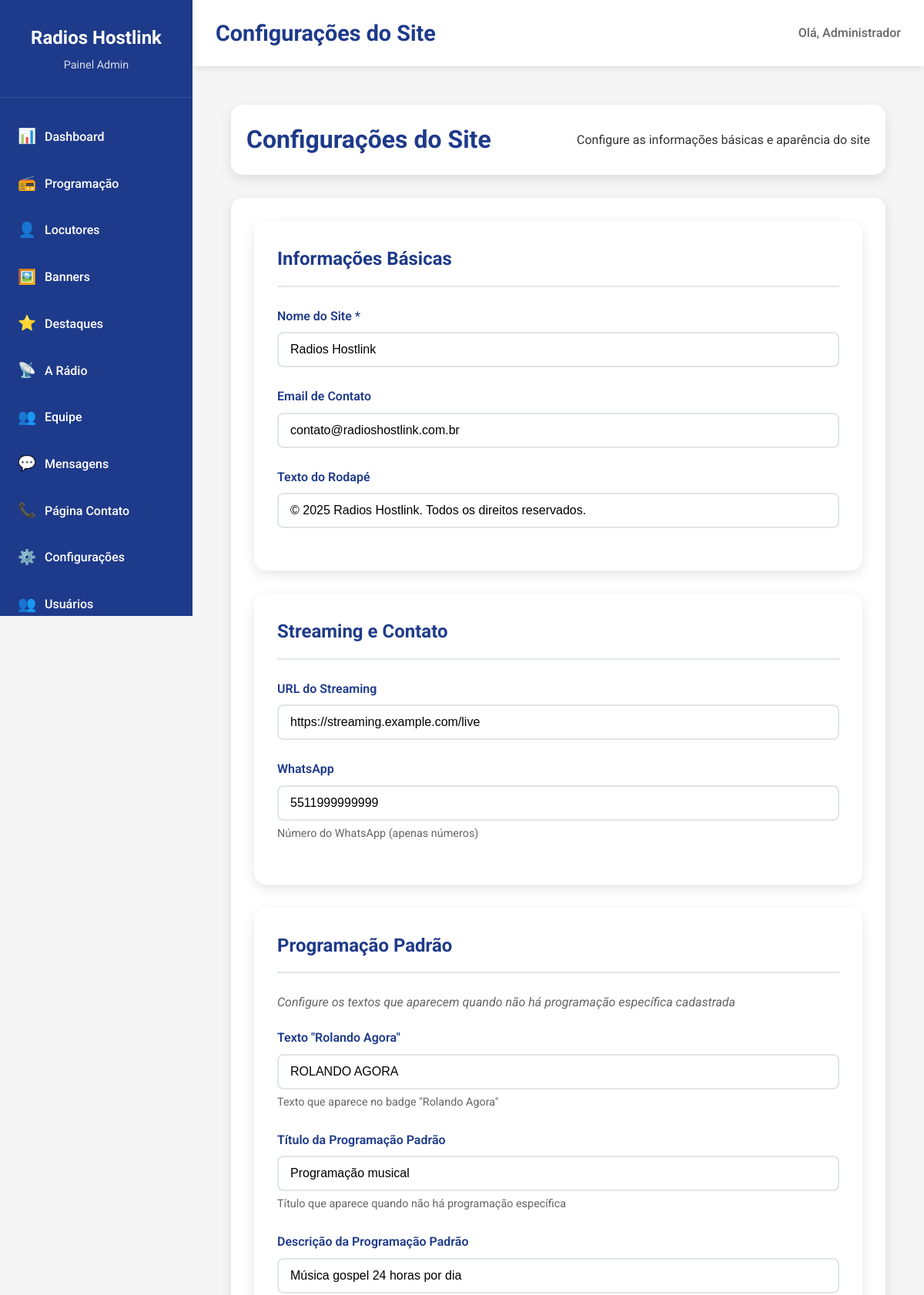
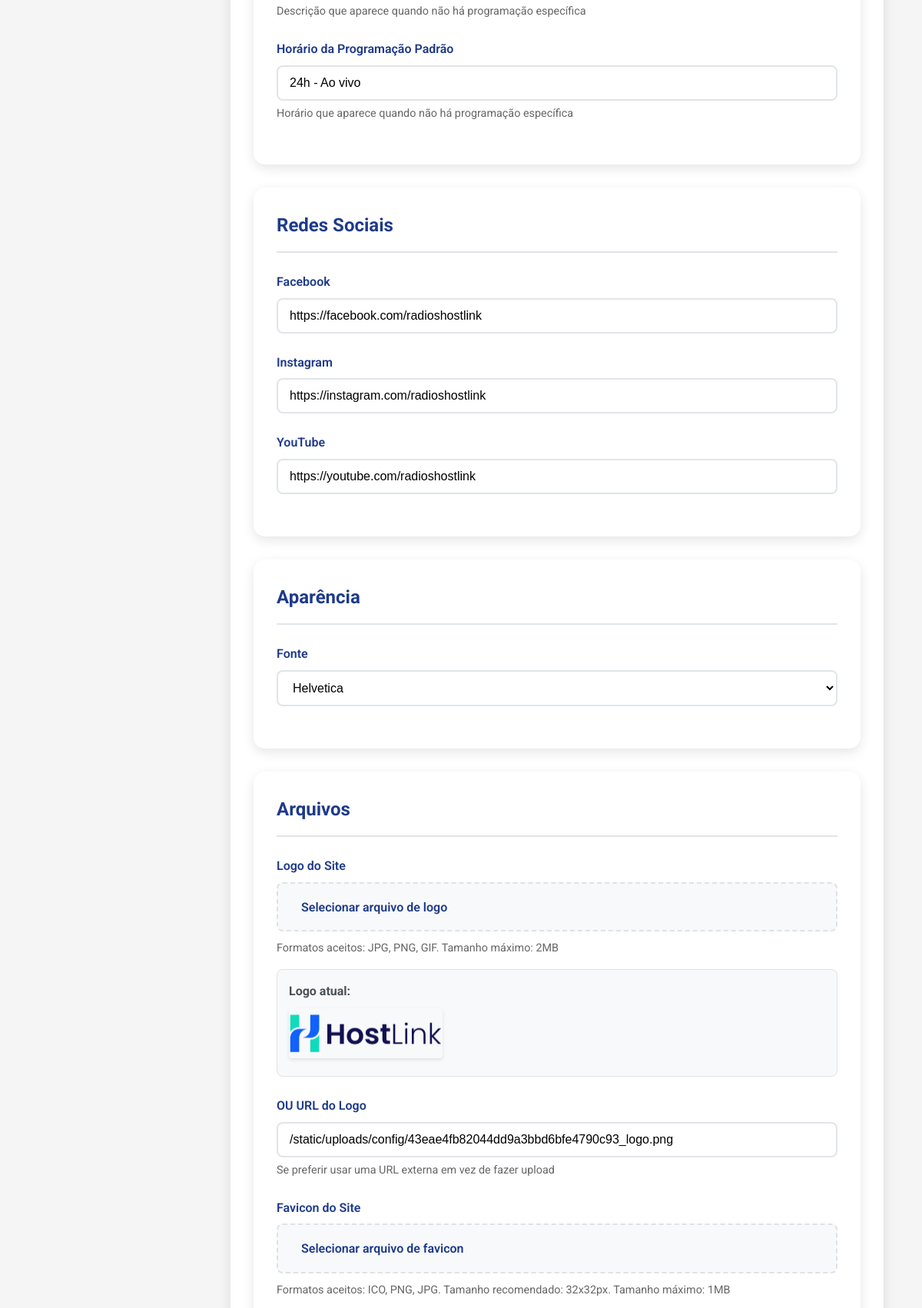
/admin/configuracoes (signed in, upper part), run on the app's committed database (2 pictures, top to bottom).
### app.py (models this page shows)
class Configuracao(db.Model):
    id = db.Column(db.Integer, primary_key=True)
    chave = db.Column(db.String(100), nullable=False)
    valor = db.Column(db.Text)
    criado_em = db.Column(db.DateTime, default=datetime.utcnow)

class Usuario(UserMixin, db.Model):
    id = db.Column(db.Integer, primary_key=True)
    nome = db.Column(db.String(100), nullable=False)
    email = db.Column(db.String(100), unique=True, nullable=False)
    senha = db.Column(db.String(255), nullable=False)
    nivel = db.Column(db.String(20), default='admin')
    criado_em = db.Column(db.DateTime, default=datetime.utcnow)

### app.py (the view, shortened to what this page needs)
@app.route('/admin/configuracoes', methods=['GET', 'POST'])
@login_required
def admin_configuracoes():
    config = get_site_config()
    return render_template('admin/configuracoes.html', config=config)

### app.py (called while the page is built)
@login_manager.user_loader
def load_user(user_id):
    return Usuario.query.get(int(user_id))

### templates/admin/configuracoes.html (shortened to what this page needs)
{% extends "admin/base.html" %}
{% block page_title %}Configurações do Site{% endblock %}
{% block content %}
<div class="configuracoes-admin">
    <div class="page-header">
        <h1>Configurações do Site</h1>
        <p>Configure as informações básicas e aparência do site</p>
    </div>
    <form method="POST" enctype="multipart/form-data" class="admin-form configuracoes-form">
        <div class="config-section">
            <h2>Informações Básicas</h2>
            <div class="form-group">
                <label for="nome_site">Nome do Site *</label>
                <input type="text" id="nome_site" name="nome_site" value="{{ config.nome_site }}" required>
            </div>
            <div class="form-group">
                <label for="email_contato">Email de Contato</label>
                <input type="email" id="email_contato" name="email_contato" value="{{ config.email_contato }}">
            </div>
            <div class="form-group">
                <label for="texto_rodape">Texto do Rodapé</label>
                <input type="text" id="texto_rodape" name="texto_rodape" value="{{ config.texto_rodape }}">
            </div>
        </div>
        <div class="config-section">
            <h2>Streaming e Contato</h2>
            <div class="form-group">
                <label for="url_streaming">URL do Streaming</label>
                <input type="url" id="url_streaming" name="url_streaming" value="{{ config.url_streaming }}"
                       placeholder="https://streaming.example.com/live">
            </div>
            <div class="form-group">
                <label for="whatsapp">WhatsApp</label>
                <input type="text" id="whatsapp" name="whatsapp" value="{{ config.whatsapp }}"
                       placeholder="5511999999999">
                <small>Número do WhatsApp (apenas números)</small>
            </div>
        </div>
        <div class="config-section">
            <h2>Programação Padrão</h2>
            <p class="section-description">Configure os textos que aparecem quando não há programação específica cadastrada</p>
            <div class="form-group">
                <label for="programacao_rolando_agora">Texto "Rolando Agora"</label>
                <input type="text" id="programacao_rolando_agora" name="programacao_rolando_agora"
                       value="{{ config.programacao_rolando_agora }}" placeholder="ROLANDO AGORA">
                <small>Texto que aparece no badge "Rolando Agora"</small>
            </div>
            <div class="form-group">
                <label for="programacao_padrao_titulo">Título da Programação Padrão</label>
                <input type="text" id="programacao_padrao_titulo" name="programacao_padrao_titulo"
                       value="{{ config.programacao_padrao_titulo }}" placeholder="Programação musical">
                <small>Título que aparece quando não há programação específica</small>
            </div>
            <div class="form-group">
                <label for="programacao_padrao_descricao">Descrição da Programação Padrão</label>
                <input type="text" id="programacao_padrao_descricao" name="programacao_padrao_descricao"
                       value="{{ config.programacao_padrao_descricao }}" placeholder="Música gospel 24 horas por dia">
                <small>Descrição que aparece quando não há programação específica</small>
            </div>
            <div class="form-group">
                <label for="programacao_padrao_horario">Horário da Programação Padrão</label>
                <input type="text" id="programacao_padrao_horario" name="programacao_padrao_horario"
                       value="{{ config.programacao_padrao_horario }}" placeholder="24h - Ao vivo">
                <small>Horário que aparece quando não há programação específica</small>
            </div>
        </div>
        <div class="config-section">
            <h2>Redes Sociais</h2>
            <div class="form-group">
                <label for="facebook">Facebook</label>
                <input type="url" id="facebook" name="facebook" value="{{ config.facebook }}"
                       placeholder="https://facebook.com/radioshostlink">
            </div>
            <div class="form-group">
                <label for="instagram">Instagram</label>
                <input type="url" id="instagram" name="instagram" value="{{ config.instagram }}"
                       placeholder="https://instagram.com/radioshostlink">
            </div>
            <div class="form-group">
                <label for="youtube">YouTube</label>
                <input type="url" id="youtube" name="youtube" value="{{ config.youtube }}"
                       placeholder="https://youtube.com/radioshostlink">
            </div>
        </div>
        <div class="config-section">
            <h2>Aparência</h2>
            <div class="form-group">
                <label for="fonte">Fonte</label>
                <select id="fonte" name="fonte">
                    <option value="Helvetica" {% if config.fonte == 'Helvetica' %}selected{% endif %}>Helvetica</option>
                </select>
            </div>
        </div>
        <div class="config-section">
            <h2>Arquivos</h2>
            <div class="form-group">
                <label for="logo_arquivo">Logo do Site</label>
                <div class="file-upload-container">
                    <label for="logo_arquivo" class="file-label">
                        <span>Selecionar arquivo de logo</span>
                    </label>
                </div>
                <small>Formatos aceitos: JPG, PNG, GIF. Tamanho máximo: 2MB</small>
                <div class="current-file" id="logo-current" style="display: none;">
                    <p><strong>Logo atual:</strong></p>
                    <img id="logo-preview" src="" alt="Logo atual" style="max-width: 200px; max-height: 100px;">
                </div>
            </div>
            <div class="form-group">
                <label for="logo_url">OU URL do Logo</label>
                <input type="text" id="logo_url" name="logo_url" value="{{ config.logo }}"
                       placeholder="https://exemplo.com/logo.png">
                <small>Se preferir usar uma URL externa em vez de fazer upload</small>
            </div>
            <div class="form-group">
                <label for="favicon_arquivo">Favicon do Site</label>
                <div class="file-upload-container">
                    <label for="favicon_arquivo" class="file-label">
                        <span>Selecionar arquivo de favicon</span>
                    </label>
                </div>
                <small>Formatos aceitos: ICO, PNG, JPG. Tamanho recomendado: 32x32px. Tamanho máximo: 1MB</small>
            </div>
        </div>
    </form>
</div>
{% endblock %}

### templates/admin/base.html (shortened to what this page needs)
<!DOCTYPE html>
<html lang="pt-br">
<head>
    <link rel="stylesheet" href="{{ url_for('static', filename='css/admin.css') }}">
</head>
<body class="admin">
    <aside class="sidebar">
        <div class="sidebar-header">
            <h2>{{ config.nome_site }}</h2>
            <p>Painel Admin</p>
        </div>
        <nav class="sidebar-nav">
            <a href="{{ url_for('admin_dashboard') }}" class="nav-item">
                <span class="nav-icon">📊</span>
                <span class="nav-text">Dashboard</span>
            </a>
            <a href="{{ url_for('admin_programacao') }}" class="nav-item">
                <span class="nav-icon">📻</span>
                <span class="nav-text">Programação</span>
            </a>
            <a href="{{ url_for('admin_locutores') }}" class="nav-item">
                <span class="nav-icon">👤</span>
                <span class="nav-text">Locutores</span>
            </a>
            <a href="{{ url_for('admin_banners') }}" class="nav-item">
                <span class="nav-icon">🖼️</span>
                <span class="nav-text">Banners</span>
            </a>
            <a href="{{ url_for('admin_destaques') }}" class="nav-item">
                <span class="nav-icon">⭐</span>
                <span class="nav-text">Destaques</span>
            </a>
            <a href="{{ url_for('admin_a_radio') }}" class="nav-item">
                <span class="nav-icon">📡</span>
                <span class="nav-text">A Rádio</span>
            </a>
            <a href="{{ url_for('admin_equipe') }}" class="nav-item">
                <span class="nav-icon">👥</span>
                <span class="nav-text">Equipe</span>
            </a>
            <a href="{{ url_for('admin_mensagens') }}" class="nav-item">
                <span class="nav-icon">💬</span>
                <span class="nav-text">Mensagens</span>
            </a>
            <a href="{{ url_for('admin_contato') }}" class="nav-item">
                <span class="nav-icon">📞</span>
                <span class="nav-text">Página Contato</span>
            </a>
            <a href="{{ url_for('admin_configuracoes') }}" class="nav-item">
                <span class="nav-icon">⚙️</span>
                <span class="nav-text">Configurações</span>
            </a>
            <a href="{{ url_for('admin_usuarios') }}" class="nav-item">
                <span class="nav-icon">👥</span>
                <span class="nav-text">Usuários</span>
            </a>
        </nav>
    </aside>
    <main class="main-content">
        <header class="top-bar">
            <div class="top-bar-left">
                <h1>{% block page_title %}Dashboard{% endblock %}</h1>
            </div>
            <div class="top-bar-right">
                <div class="user-info">
                    <span>Olá, {{ current_user.nome }}</span>
                </div>
            </div>
        </header>
        <div class="page-content">
            {% block content %}{% endblock %}
        </div>
    </main>
</body>
</html>

### static/css/admin.css (style rules this page uses)
* { margin: 0; padding: 0; box-sizing: border-box; }
body { font-family: 'Roboto', sans-serif; background-color: #f5f5f5; color: #333; line-height: 1.6; }
.admin { display: flex; min-height: 100vh; }
.sidebar { width: 250px; background: #1e3a8a; color: white; display: flex; flex-direction: column; position: fixed; height: 100vh; overflow-y: auto; }
.sidebar-header { padding: 30px 20px; border-bottom: 1px solid rgba(255,255,255,0.1); text-align: center; }
.sidebar-header h2 { font-size: 1.5rem; margin-bottom: 5px; }
.sidebar-header p { opacity: 0.8; font-size: 0.9rem; }
.sidebar-nav { flex: 1; padding: 20px 0; }
.nav-item { display: flex; align-items: center; padding: 15px 20px; color: white; text-decoration: none; transition: background 0.3s ease; border-left: 3px solid transparent; }
.nav-icon { font-size: 1.2rem; margin-right: 15px; width: 20px; text-align: center; }
.nav-text { font-weight: 500; }
.main-content { flex: 1; margin-left: 250px; display: flex; flex-direction: column; }
.top-bar { background: white; padding: 20px 30px; box-shadow: 0 2px 10px rgba(0,0,0,0.1); display: flex; justify-content: space-between; align-items: center; position: sticky; top: 0; z-index: 100; }
.top-bar-left { display: flex; align-items: center; gap: 20px; }
.top-bar-left h1 { color: #1e3a8a; font-size: 1.8rem; }
.user-info { color: #666; font-weight: 500; }
.page-content { flex: 1; padding: 30px; }
.admin-form { background: white; padding: 30px; border-radius: 15px; box-shadow: 0 5px 15px rgba(0,0,0,0.1); }
.form-group { margin-bottom: 25px; }
.form-group label { display: block; margin-bottom: 8px; color: #1e3a8a; font-weight: 600; font-size: 1rem; }
.form-group input, .form-group select, .form-group textarea { width: 100%; padding: 12px 15px; border: 2px solid #e1e5e9; border-radius: 8px; font-size: 1rem; transition: border-color 0.3s ease; background: white; }
.form-group small { display: block; margin-top: 5px; color: #666; font-size: 0.9rem; }
.page-header { display: flex; justify-content: space-between; align-items: center; margin-bottom: 30px; padding: 20px; background: white; border-radius: 15px; box-shadow: 0 5px 15px rgba(0,0,0,0.1); }
.page-header h1 { color: #1e3a8a; font-size: 2rem; margin: 0; }
.configuracoes-admin { padding: 20px; }
.configuracoes-form { max-width: 1000px; }
.config-section { background: white; border-radius: 15px; padding: 30px; margin-bottom: 30px; box-shadow: 0 5px 15px rgba(0,0,0,0.1); }
.config-section h2 { color: #1e3a8a; margin-bottom: 25px; padding-bottom: 15px; border-bottom: 2px solid #e1e5e9; font-size: 1.5rem; }
.section-description { color: #666; margin-bottom: 20px; font-style: italic; }
.file-upload-container { position: relative; margin-bottom: 10px; }
.file-label { display: flex; align-items: center; justify-content: center; padding: 15px 20px; background: #f8f9fa; border: 2px dashed #dee2e6; border-radius: 8px; cursor: pointer; transition: all 0.3s ease; font-weight: 500; color: #6c757d; }
.current-file { margin-top: 15px; padding: 15px; background: #f8f9fa; border-radius: 8px; border: 1px solid #dee2e6; }
.current-file p { margin-bottom: 10px; font-weight: 500; color: #495057; }
.current-file img { border-radius: 4px; box-shadow: 0 2px 4px rgba(0,0,0,0.1); }

### data on the page
Configuracao: nome_site "Radios Hostlink"
Usuario: nome "Administrador"
Configuracao: email_contato "contato@radioshostlink.com.br"
Configuracao: texto_rodape "© 2025 Radios Hostlink. Todos os direitos reservados."
Configuracao: url_streaming "https://streaming.example.com/live"
Configuracao: whatsapp "5511999999999"
Configuracao: programacao_rolando_agora "ROLANDO AGORA"
Configuracao: programacao_padrao_titulo "Programação musical"
Configuracao: programacao_padrao_descricao "Música gospel 24 horas por dia"
Configuracao: programacao_padrao_horario "24h - Ao vivo"
Configuracao: facebook "https://facebook.com/radioshostlink"
Configuracao: instagram "https://instagram.com/radioshostlink"
Configuracao: youtube "https://youtube.com/radioshostlink"
Configuracao: fonte "Helvetica"
Configuracao: logo_url "/static/uploads/config/43eae4fb82044dd9a3bbd6bfe4790c93_logo.png"
